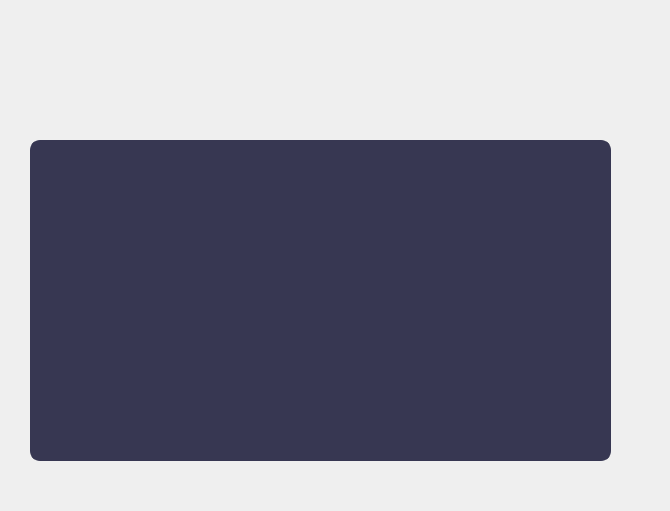
<?xml version="1.0" encoding="UTF-8"?>
<ui version="4.0">
 <class>deleting_into_article</class>
 <widget class="QWidget" name="deleting_into_article">
  <property name="geometry">
   <rect>
    <x>0</x>
    <y>0</y>
    <width>670</width>
    <height>511</height>
   </rect>
  </property>
  <property name="windowTitle">
   <string>Form</string>
  </property>
  <widget class="QTableView" name="tableView">
   <property name="geometry">
    <rect>
     <x>30</x>
     <y>140</y>
     <width>581</width>
     <height>321</height>
    </rect>
   </property>
   <property name="styleSheet">
    <string notr="true">QTableView {
border: 4px solid #373752;
border-radius: 10px;
gridline-color: #FFFFFF; /* #6D55FF */
background-color: #373752;
}

QTableView::item {
background-color: #222338;
font-family: Poppins; /* Установка шрифта */
font-size: 15pt; /* Установка размера шрифта */
color: white;
}

QTableView::item:selected {
background-color: #A0A1A8; /* #6D55FF */
color: white;
}

QTableView::item:focus {
background-color: #373752; /* #6D55FF */
color: white;
}

QHeaderView::section {
background-color: #373752; /* #6D55FF */
color: white;
font-family: Poppins;
font-size: 14pt;
}

QHeaderView::section:horizontal {
border: none; /* убираем горизонтальные линии разделителя */
}

QHeaderView::section:vertical {
border: none; /* убираем вертикальные линии разделителя */
}

QScrollBar:vertical {
border: none;
background: white; /* Можно изменить на цвет фона таблицы или окна */
width: 7px; /* Уменьшенная ширина */
margin: 0px; /* Если не нужно отступление от краев */
border-radius: 2px; /* Уменьшенное закругление */
}

QScrollBar::handle:vertical {
background: #F23878;
min-height: 7px; /* Уменьшенная минимальная длина */
border-radius: 2px; /* Уменьшенное закругление */
}

QScrollBar::add-page:vertical, QScrollBar::sub-page:vertical {
background: #373752; /* Это изменит цвет фона неактивных частей ползунка */
}

QScrollBar::add-line:vertical, QScrollBar::sub-line:vertical {
border: none;
background: none;
width: 0px;
height: 0px;
}

QScrollBar:horizontal {
border: none;
background: white; /* Можно изменить на цвет фона таблицы или окна */
height: 7px; /* Уменьшенная высота */
margin: 0px; /* Если не нужно отступление от краев */
/*border-radius: 5px; /* Уменьшенное закругление */
}

QScrollBar::handle:horizontal {
background: #373752;
min-width: 10px; /* Уменьшенная минимальная длина */
border-radius: 5px; /* Уменьшенное закругление */
}

QScrollBar::add-page:horizontal, QScrollBar::sub-page:horizontal {
background: #373752; /* Это изменит цвет фона неактивных частей ползунка */
}</string>
   </property>
  </widget>
 </widget>
 <resources/>
 <connections/>
</ui>
